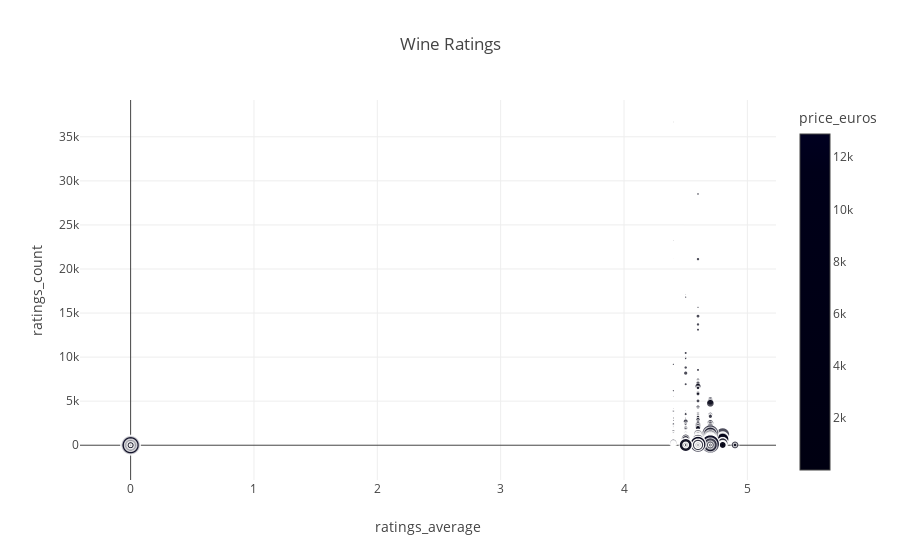

Here is the notebook cell this chart was saved with:
### Code cell
import sqlite3
import pandas as pd
import plotly.express as px

# Connect to SQLite database
conn = sqlite3.connect('../data/vivino.db')

# Create a cursor object
cur = conn.cursor()

cur.execute("""
    SELECT
        vintages.name,
        vintages.price_euros,
        avg_price.avg_price
    FROM
        vintages
    JOIN (
        SELECT 
            AVG(price_euros) AS avg_price
        FROM 
            vintages
    ) AS avg_price
    ORDER BY
        vintages.ratings_average DESC,
        vintages.ratings_count DESC;
""")

# Fetch the query result
query_result = cur.fetchall()

# Create a DataFrame from the query result
df = pd.DataFrame(query_result, columns=['ratings_average', 'ratings_count', 'name', 'price_euros', 'avg_price'])

# Close the database connection
conn.close()

# Create a scatter plot using Plotly Express
scatter_plot = px.scatter(df, x='ratings_average', y='ratings_count', 
                          color='price_euros', size='price_euros',
                          hover_name='name', title='Wine Ratings')
scatter_plot.show()

### Figure 1 — Plotly figure (JSON) as saved in the notebook; plotly's stock layout.template omitted (floating-point values rounded to 4 significant figures; data arrays with more than 128 entries replaced by an {"elided": "..."} marker saying what was removed)
{"data": [{"hovertemplate": "<b>%{hovertext}</b><br><br>ratings_average=%{x}<br>ratings_count=%{y}<br>price_euros=%{marker.color}<extra></extra>", "hovertext": {"elided": "2050 str values"}, "legendgroup": "", "marker": {"color": {"elided": "2050 float values"}, "coloraxis": "coloraxis", "size": {"elided": "2050 float values"}, "sizemode": "area", "sizeref": 32.22, "symbol": "circle"}, "mode": "markers", "name": "", "showlegend": false, "type": "scattergl", "x": {"elided": "2050 float values"}, "xaxis": "x", "y": {"elided": "2050 int values"}, "yaxis": "y"}], "layout": {"coloraxis": {"colorbar": {"title": {"text": "price_euros"}}, "colorscale": [[0, "#000011"], [0.1111, "#000012"], [0.2222, "#000013"], [0.3333, "#000014"], [0.4444, "#000015"], [0.5556, "#000016"], [0.6667, "#000017"], [0.7778, "#000018"], [0.8889, "#000019"], [1, "#000020"]]}, "legend": {"itemsizing": "constant", "tracegroupgap": 0}, "title": {"text": "Wine Ratings"}, "xaxis": {"anchor": "y", "domain": [0, 1], "title": {"text": "ratings_average"}}, "yaxis": {"anchor": "x", "domain": [0, 1], "title": {"text": "ratings_count"}}}}
